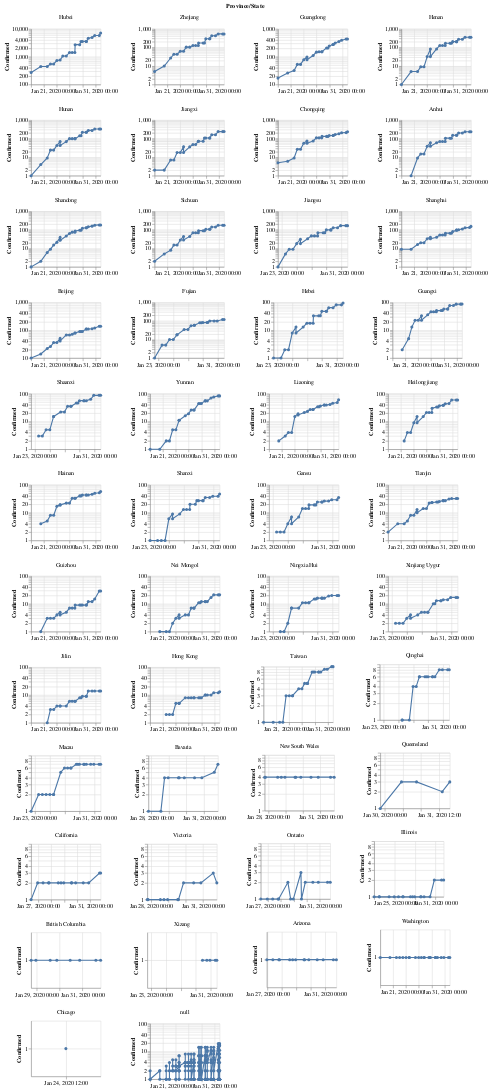

Notebook source saved alongside this figure:
### Code cell
provinces

### Figure 1 — Vega-Lite specification as saved in the notebook (floating-point values rounded to 4 significant figures; data arrays with more than 128 entries replaced by an {"elided": "..."} marker saying what was removed)
{"config": {"view": {"continuousWidth": 400, "continuousHeight": 300}}, "data": {"name": "data-b558a9fcaf56db01ee39d2a635551bda"}, "mark": {"type": "line", "point": true}, "encoding": {"facet": {"type": "nominal", "columns": 4, "field": "Province/State", "sort": ["Hubei", "Zhejiang", "Guangdong", "Henan", "Hunan", "Jiangxi", "Chongqing", "Anhui", "Shandong", "Sichuan", "Jiangsu", "Shanghai", "Beijing", "Fujian", "Hebei", "Guangxi", "Shaanxi", "Yunnan", "Liaoning", "Heilongjiang", "Hainan", "Shanxi", "Gansu", "Tianjin", "Guizhou", "Nei Mongol", "Ningxia Hui", "nan", "Xinjiang Uygur", "Jilin", "Hong Kong", "Taiwan", "Qinghai", "Macau", "Bavaria", "New South Wales", "Queensland", "California", "Victoria", "Ontario", "Illinois", "British Columbia", "Xizang", "Arizona", "Washington", "Chicago"]}, "order": {"type": "temporal", "field": "Date"}, "tooltip": [{"type": "temporal", "field": "Date", "timeUnit": "yearmonthdatehours", "title": "Date"}, {"type": "quantitative", "field": "Confirmed"}, {"type": "nominal", "field": "Province/State"}], "x": {"type": "temporal", "field": "Date", "timeUnit": "yearmonthdatehours", "title": null}, "y": {"type": "quantitative", "field": "Confirmed", "scale": {"type": "log"}}}, "height": 100, "resolve": {"scale": {"x": "independent", "y": "independent"}}, "width": 125, "$schema": "https://vega.github.io/schema/vega-lite/v4.0.0.json", "datasets": {"data-b558a9fcaf56db01ee39d2a635551bda": {"elided": "1125 records"}}}
